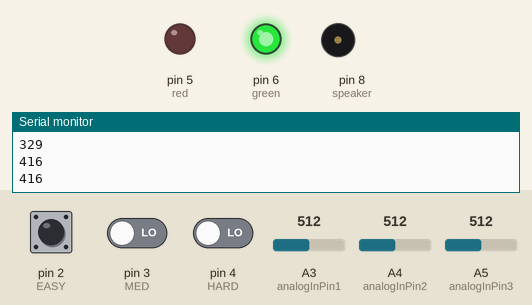
This sketch was run on a simulated Arduino Uno, built with avr-gcc and run on an emulated ATmega328P. Shown: output pins drawn as LEDs (lit = HIGH), buzzer (waves = sounding), the last lines printed to the serial monitor. The inputs (shaded band) are chosen by the test bench; at power-on: pin 3 (MED) LOW, pin 2 (EASY) HIGH, pin 4 (HARD) LOW, A3 (analogInPin1) = 512, A4 (analogInPin2) = 512, A5 (analogInPin3) = 512. Random numbers use the default seed unless the sketch sets one; pins used as bus, display or sensor lines are not drawn.

Above: at 2.13 s.
At 6.8 s:
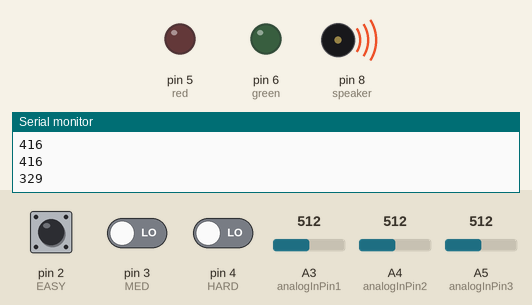
6.9 s: pin 3 (MED) driven HIGH
At 7.01 s:
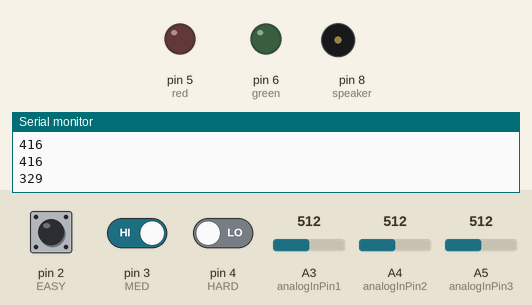
Timing chart, 0 to 21.3 s (numbered marks = the images above; inputs shaded):
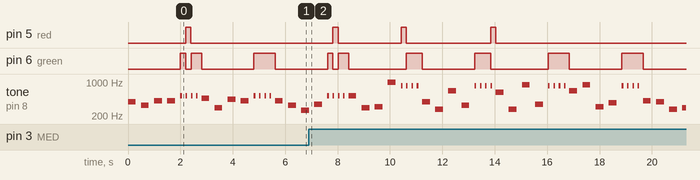

The sketch:

Electronic_piano.ino
```cpp
#define analogInPin1 A3
#define analogInPin2 A4
#define analogInPin3 A5
#define speaker 8
#define EASY 2
#define MED 3
#define HARD 4
#define red 5
#define green 6

int sensorValue1 = 0;
int sensorValue2 = 0;
int sensorValue3 = 0;
int easyques[4]={};
int easyanswer[4]={};
int medques[4]={};
int medanswer1[4]={};
int medanswer2[4]={};
int hardques[4]={};
int hardanswer1[4]={};
int hardanswer2[4]={};
int hardanswer3[4]={};
int i,j,k;

int frequency[] = {262, 277, 293, 311, 329, 349, 371, 392,
                   416, 440, 467, 493, 523, 554, 587, 622,
                   660, 698, 739, 783, 830, 880, 932, 987, 1046};


int upperLimit[] = {50, 150, 300, 450, 650,
                    800, 900, 960, 1000};

int lowerLimit[] = {0, 51, 151, 301, 451,
                    651, 801, 901, 961};

void setup() {
  pinMode (EASY,INPUT);
  pinMode (MED,INPUT);
  pinMode (HARD,INPUT);
  pinMode (speaker, OUTPUT);
  pinMode (red, OUTPUT);
  pinMode (green, OUTPUT);
  Serial.begin(9600);
}

void loop() {
  if(digitalRead(EASY)== LOW){
  easyquestion();
  easyquestioncheck();
  }
  else if(digitalRead(MED)== LOW){
  medquestion();
  medquestioncheck();
  }
  else if(digitalRead(HARD)== LOW){
  hardquestion();
  hardquestioncheck();
  }
  else {
    readMelody();
  }

  //Serial.print("Value1 = ");
  //Serial.println(sensorValue1);
  //Serial.print("Value2 = ");
  //Serial.println(sensorValue2);
  //Serial.print("Value3 = ");
  //Serial.println(sensorValue3);
  Serial.println(frequency[i]);
}


void readMelody() {
  sensorValue1 = analogRead(analogInPin1);
  for(int i = 0; i<8; i++)
  {
    if (sensorValue1 < upperLimit[i]  && sensorValue1 >= lowerLimit[i]){
      tone(speaker,frequency[i],60);
    }
  }
  sensorValue2 = analogRead(analogInPin2);
  for(int i = 0; i<8; i++)
  {
    if (sensorValue2 < upperLimit[i]  && sensorValue2 >= lowerLimit[i]){
      tone(speaker,frequency[i+8],60);
    }
  }
  sensorValue3 = analogRead(analogInPin3);
  for(int i = 0; i<9; i++)
  {
    if (sensorValue3 < upperLimit[i]  && sensorValue3 >= lowerLimit[i]){
      tone(speaker,frequency[i+16],60);
    }
  }

}

void easyquestion(){
   for(int j =0;j<4;j++){
    digitalWrite(speaker,HIGH);
    int randomfrequency = frequency[random(7)];
    easyques[j]=randomfrequency;
    tone(speaker,randomfrequency,300);
    digitalWrite(speaker,LOW);
    delay(500);
    Serial.println(easyques[j]);
   }
 }

void easyquestioncheck(){
  for(k =0;k<4;k++){
    sensorValue1=1023;
      while (sensorValue1==1023){
      sensorValue1 = analogRead(analogInPin1);
        for(i = 0; i<8; i++)
        {
          if (sensorValue1 < upperLimit[i]  && sensorValue1 >= lowerLimit[i]){
            tone(speaker,frequency[i],60);
            easyanswer[k]=frequency[i];
          }
        }
      }
    if(easyanswer[k] == easyques[k]){
    digitalWrite(red,HIGH);
    delay(200);
    digitalWrite(red,LOW);
    }
    if(easyanswer[k] != easyques[k]){
    digitalWrite(green,HIGH);
    delay(200);
    digitalWrite(green,LOW);
    }
  }
}

void medquestion(){
  for(int j =0;j<4;j++){
      digitalWrite(speaker,HIGH);
      int randomfrequency = frequency[random(15)];
      medques[j]=randomfrequency;
      tone(speaker,randomfrequency,300);
      digitalWrite(speaker,LOW);
      delay(500);
      Serial.println(medques[j]);
   }
}

void medquestioncheck(){
  for(k =0;k<4;k++){
    sensorValue1=1023;
    sensorValue2=1023;
      while (sensorValue1==1023&&sensorValue2==1023){
        sensorValue1 = analogRead(analogInPin1);
        for(i = 0; i<8; i++)
        {
          if (sensorValue1 < upperLimit[i]  && sensorValue1 >= lowerLimit[i]){
            tone(speaker,frequency[i],60);
            medanswer1[k]=frequency[i];
          }
          sensorValue2 = analogRead(analogInPin2);
          for(int i = 0; i<8; i++)
          {
            if (sensorValue2 < upperLimit[i]  && sensorValue2 >= lowerLimit[i]){
              tone(speaker,frequency[i+8],60);
              medanswer2[k]=frequency[i+8];
            }
          }
        }
      }
    if(medanswer1[k] == medques[k]|| medanswer2[k] == medques[k]){
      digitalWrite(red,HIGH);
      delay(200);
      digitalWrite(red,LOW);
    }
    if(medanswer1[k] != medques[k]&& medanswer2[k] != medques[k]){
      digitalWrite(green,HIGH);
      delay(200);
      digitalWrite(green,LOW);
    }
  }
}

void hardquestion(){
  for(int j =0;j<4;j++){
      digitalWrite(speaker,HIGH);
      int randomfrequency = frequency[random(24)];
      hardques[j]=randomfrequency;
      tone(speaker,randomfrequency,300);
      digitalWrite(speaker,LOW);
      delay(500);
      Serial.println(hardques[j]);
  }
}

void hardquestioncheck(){
  for(k =0;k<4;k++){
    sensorValue1=1023;
    sensorValue2=1023;
    sensorValue3=1023;
      while (sensorValue1==1023&&sensorValue2==1023&&sensorValue3==1023){
        sensorValue1 = analogRead(analogInPin1);
        for(i = 0; i<8; i++)
        {
          if (sensorValue1 < upperLimit[i]  && sensorValue1 >= lowerLimit[i]){
            tone(speaker,frequency[i],60);
            hardanswer1[k]=frequency[i];
          }
          sensorValue2 = analogRead(analogInPin2);
          for(int i = 0; i<8; i++)
          {
            if (sensorValue2 < upperLimit[i]  && sensorValue2 >= lowerLimit[i]){
              tone(speaker,frequency[i+8],60);
              hardanswer2[k]=frequency[i+8];
            }
          }
          sensorValue3 = analogRead(analogInPin3);
          for(int i = 0; i<9; i++)
          {
            if (sensorValue3 < upperLimit[i]  && sensorValue3 >= lowerLimit[i]){
              tone(speaker,frequency[i+16],60);
              hardanswer3[k]=frequency[i+16];
            }
          }
        }
      }
    if(hardanswer1[k] == hardques[k]|| hardanswer2[k] == hardques[k]|| hardanswer3[k] == hardques[k]){
      digitalWrite(red,HIGH);
      delay(200);
      digitalWrite(red,LOW);
    }
    if(hardanswer1[k] != hardques[k]&& hardanswer2[k] != hardques[k]&& hardanswer3[k] != hardques[k]){
      digitalWrite(green,HIGH);
      delay(200);
      digitalWrite(green,LOW);
    }
  }
}


  
```

Measured:
- by itself, tone on pin 8 (speaker): plays 349 Hz for 0.30 s, 523 Hz for 0.06 s, 523 Hz for 0.06 s, 523 Hz for 0.06 s, 523 Hz for 0.06 s, 523 Hz for 0.30 s … (41 notes in this stretch)
